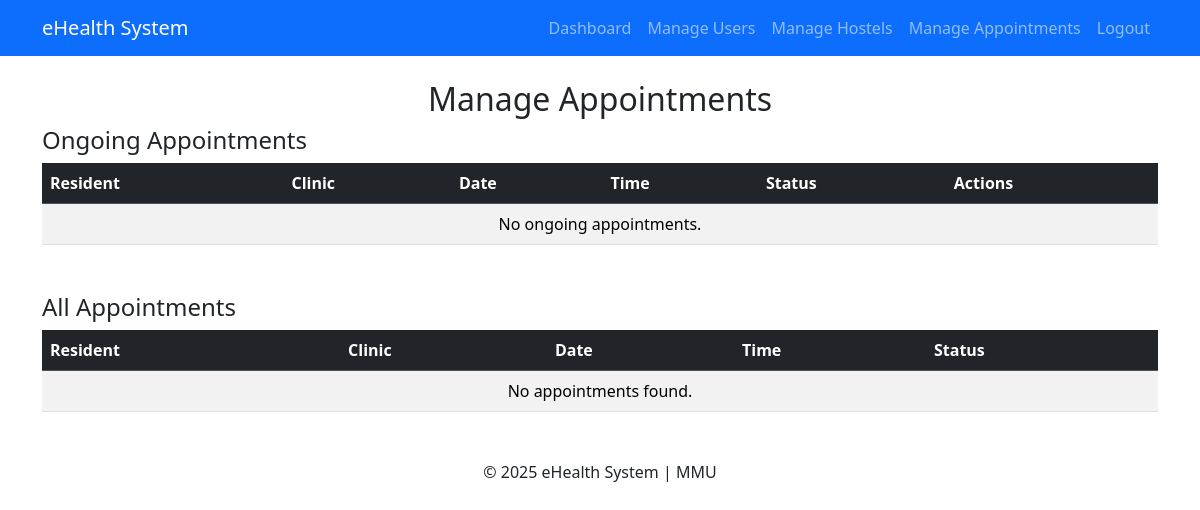
Before: /appointments/manage/ (signed in) with the older database file.
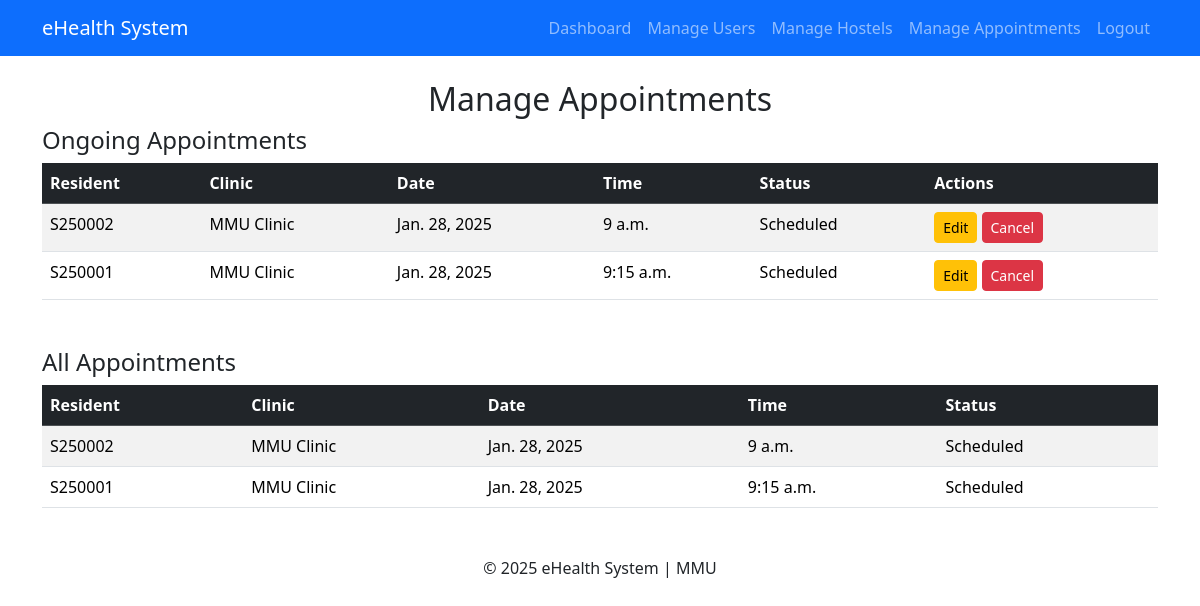
After: the same page with the newer database file.
### appointments/models.py (models this page shows, shortened)
class Appointment(models.Model):
    appointment_id = models.CharField(max_length=50, unique=True, blank=True)
    appointment_date = models.DateField()
    appointment_time = models.TimeField(default=time(12, 0))
    resident = models.ForeignKey(settings.AUTH_USER_MODEL, on_delete=models.CASCADE)
    clinic = models.ForeignKey(Clinic, on_delete=models.CASCADE)
    result = models.TextField(blank=True, null=True)
    status = models.CharField(max_length=20, choices=[
        ('Scheduled', 'Scheduled'),
        ('Completed', 'Completed'),
        ('Cancelled', 'Cancelled'),
        ('Confirmed', 'Confirmed'),
    ], default='Scheduled')
    class Meta:
        constraints = [
            models.UniqueConstraint(
                fields=['appointment_date', 'appointment_time', 'clinic'],
                name='unique_clinic_appointment'
            )
        ]

class Clinic(models.Model):
    name = models.CharField(max_length=100)
    contact_info = models.CharField(max_length=100)

### users/models.py (models this page shows, shortened)
class CustomUser(AbstractUser):
    username = None  # Remove the default username field
    ROLE_CHOICES = [
        ('student', 'Student'),
        ('lecturer', 'Lecturer'),
        ('staff', 'University Staff'),
        ('admin', 'Admin'),
        ('superadmin', 'Superadmin'),
    ]
    role = models.CharField(max_length=20, choices=ROLE_CHOICES, default='student')
    matric_id = models.CharField(max_length=20, unique=True)
    full_name = models.CharField(max_length=100, blank=True, null=True)
    phone_number = models.CharField(max_length=15, blank=True, null=True)
    USERNAME_FIELD = 'matric_id'
    REQUIRED_FIELDS = ['email']
    objects = CustomUserManager()

### appointments/views.py (the view)
# urls.py: path('manage/', views.manage_appointments, name='manage_appointments'),
@login_required
def manage_appointments(request):
    if request.user.role not in ['admin', 'superadmin']:
        messages.error(request, "You are not authorized to manage appointments.")
        return redirect('home')
    all_appointments = Appointment.objects.all().order_by('appointment_date', 'appointment_time')
    ongoing_appointments = all_appointments.filter(status='Scheduled')
    return render(request, 'appointments/manage_appointments.html', {
        'all_appointments': all_appointments,
        'ongoing_appointments': ongoing_appointments
    })

### appointments/templates/appointments/manage_appointments.html (shortened to what this page needs)
{% extends 'base.html' %}
{% block content %}
<h2 class="text-center">Manage Appointments</h2>
<div class="mb-5">
    <h4>Ongoing Appointments</h4>
    <table class="table table-striped">
        <thead class="table-dark">
            <tr>
                <th>Resident</th>
                <th>Clinic</th>
                <th>Date</th>
                <th>Time</th>
                <th>Status</th>
                <th>Actions</th>
            </tr>
        </thead>
        <tbody>
            {% for appointment in ongoing_appointments %}
                <tr>
                    <td>{{ appointment.resident.matric_id }}</td>
                    <td>{{ appointment.clinic.name }}</td>
                    <td>{{ appointment.appointment_date }}</td>
                    <td>{{ appointment.appointment_time }}</td>
                    <td>{{ appointment.get_status_display }}</td>
                    <td>
                        <a href="{% url 'edit_appointment' appointment.appointment_id %}" class="btn btn-warning btn-sm">Edit</a>
                        <a href="{% url 'cancel_appointment' appointment.appointment_id %}" class="btn btn-danger btn-sm">Cancel</a>
                    </td>
                </tr>
            {% empty %}
                <tr>
                    <td colspan="6" class="text-center">No ongoing appointments.</td>
                </tr>
            {% endfor %}
        </tbody>
    </table>
</div>
<div>
    <h4>All Appointments</h4>
    <table class="table table-striped">
        <thead class="table-dark">
            <tr>
                <th>Resident</th>
                <th>Clinic</th>
                <th>Date</th>
                <th>Time</th>
                <th>Status</th>
            </tr>
        </thead>
        <tbody>
            {% for appointment in all_appointments %}
                <tr>
                    <td>{{ appointment.resident.matric_id }}</td>
                    <td>{{ appointment.clinic.name }}</td>
                    <td>{{ appointment.appointment_date }}</td>
                    <td>{{ appointment.appointment_time }}</td>
                    <td>{{ appointment.get_status_display }}</td>
                </tr>
            {% empty %}
                <tr>
                    <td colspan="5" class="text-center">No appointments found.</td>
                </tr>
            {% endfor %}
        </tbody>
    </table>
</div>
{% endblock %}

Changed rows visible on the page:
added Appointment: resident.matric_id "S250002", clinic.name "MMU Clinic", appointment_date "Jan. 28, 2025", appointment_time "9 a.m.", status "Scheduled"
added Appointment: resident.matric_id "S250001", clinic.name "MMU Clinic", appointment_date "Jan. 28, 2025", appointment_time "9:15 a.m.", status "Scheduled"
Other visible differences:
text no longer shown: "No ongoing appointments. No appointments found."
